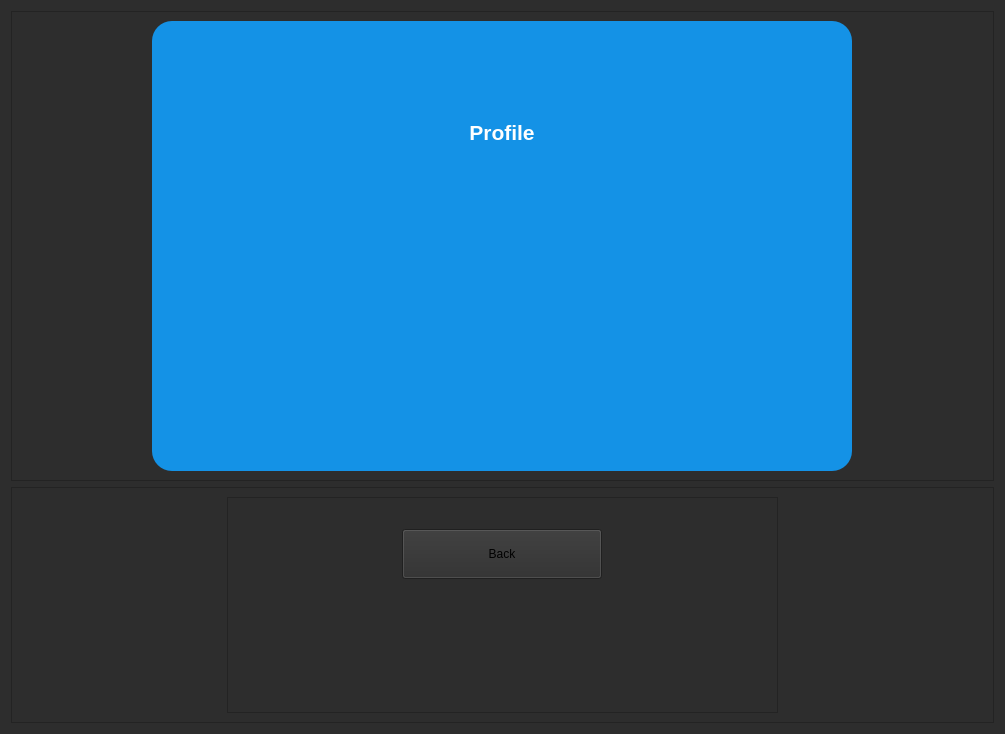
<?xml version="1.0" encoding="UTF-8"?>
<ui version="4.0">
 <class>Profile_page</class>
 <widget class="QWidget" name="Profile_page">
  <property name="geometry">
   <rect>
    <x>0</x>
    <y>0</y>
    <width>1005</width>
    <height>734</height>
   </rect>
  </property>
  <property name="windowTitle">
   <string>Form</string>
  </property>
  <property name="styleSheet">
   <string notr="true">	background:#2D2D2D;</string>
  </property>
  <layout class="QVBoxLayout" name="verticalLayout">
   <item>
    <widget class="QFrame" name="frame">
     <property name="minimumSize">
      <size>
       <width>0</width>
       <height>400</height>
      </size>
     </property>
     <property name="baseSize">
      <size>
       <width>5</width>
       <height>1</height>
      </size>
     </property>
     <property name="frameShape">
      <enum>QFrame::StyledPanel</enum>
     </property>
     <property name="frameShadow">
      <enum>QFrame::Raised</enum>
     </property>
     <layout class="QHBoxLayout" name="horizontalLayout_3">
      <item alignment="Qt::AlignHCenter|Qt::AlignVCenter">
       <widget class="QFrame" name="data_container">
        <property name="minimumSize">
         <size>
          <width>700</width>
          <height>450</height>
         </size>
        </property>
        <property name="styleSheet">
         <string notr="true">background:rgb(20,146,230);
border-radius:20px;
</string>
        </property>
        <property name="frameShape">
         <enum>QFrame::StyledPanel</enum>
        </property>
        <property name="frameShadow">
         <enum>QFrame::Raised</enum>
        </property>
        <layout class="QHBoxLayout" name="horizontalLayout_2">
         <item>
          <layout class="QVBoxLayout" name="data_container_layout"/>
         </item>
         <item>
          <widget class="QFrame" name="frame_7">
           <property name="maximumSize">
            <size>
             <width>270</width>
             <height>16777215</height>
            </size>
           </property>
           <property name="frameShape">
            <enum>QFrame::StyledPanel</enum>
           </property>
           <property name="frameShadow">
            <enum>QFrame::Raised</enum>
           </property>
           <layout class="QVBoxLayout" name="verticalLayout_6">
            <item alignment="Qt::AlignVCenter">
             <widget class="QTextEdit" name="textEdit">
              <property name="maximumSize">
               <size>
                <width>16777215</width>
                <height>50</height>
               </size>
              </property>
              <property name="html">
               <string>&lt;!DOCTYPE HTML PUBLIC &quot;-//W3C//DTD HTML 4.0//EN&quot; &quot;http://www.w3.org/TR/REC-html40/strict.dtd&quot;&gt;
&lt;html&gt;&lt;head&gt;&lt;meta name=&quot;qrichtext&quot; content=&quot;1&quot; /&gt;&lt;meta charset=&quot;utf-8&quot; /&gt;&lt;style type=&quot;text/css&quot;&gt;
p, li { white-space: pre-wrap; }
hr { height: 1px; border-width: 0; }
li.unchecked::marker { content: &quot;\2610&quot;; }
li.checked::marker { content: &quot;\2612&quot;; }
&lt;/style&gt;&lt;/head&gt;&lt;body style=&quot; font-family:'Segoe UI'; font-size:9pt; font-weight:400; font-style:normal;&quot;&gt;
&lt;p align=&quot;center&quot; style=&quot; margin-top:0px; margin-bottom:0px; margin-left:0px; margin-right:0px; -qt-block-indent:0; text-indent:0px;&quot;&gt;&lt;span style=&quot; font-size:16pt; font-weight:700; color:#ffffff;&quot;&gt;Profile&lt;/span&gt;&lt;/p&gt;&lt;/body&gt;&lt;/html&gt;</string>
              </property>
             </widget>
            </item>
            <item alignment="Qt::AlignTop">
             <widget class="QLabel" name="label_5">
              <property name="text">
               <string/>
              </property>
              <property name="pixmap">
               <pixmap resource="profile_images.qrc">:/newPrefix/images/personal_card.png</pixmap>
              </property>
              <property name="scaledContents">
               <bool>true</bool>
              </property>
              <property name="wordWrap">
               <bool>false</bool>
              </property>
             </widget>
            </item>
           </layout>
          </widget>
         </item>
        </layout>
       </widget>
      </item>
     </layout>
    </widget>
   </item>
   <item>
    <widget class="QFrame" name="frame_2">
     <property name="maximumSize">
      <size>
       <width>16777215</width>
       <height>250</height>
      </size>
     </property>
     <property name="baseSize">
      <size>
       <width>1</width>
       <height>0</height>
      </size>
     </property>
     <property name="frameShape">
      <enum>QFrame::StyledPanel</enum>
     </property>
     <property name="frameShadow">
      <enum>QFrame::Raised</enum>
     </property>
     <layout class="QHBoxLayout" name="horizontalLayout">
      <item alignment="Qt::AlignBottom">
       <widget class="QLabel" name="label">
        <property name="maximumSize">
         <size>
          <width>200</width>
          <height>200</height>
         </size>
        </property>
        <property name="text">
         <string/>
        </property>
        <property name="pixmap">
         <pixmap resource="profile_images.qrc">:/newPrefix/images/bottom.png</pixmap>
        </property>
        <property name="scaledContents">
         <bool>true</bool>
        </property>
       </widget>
      </item>
      <item>
       <widget class="QFrame" name="frame_3">
        <property name="styleSheet">
         <string notr="true"/>
        </property>
        <property name="frameShape">
         <enum>QFrame::StyledPanel</enum>
        </property>
        <property name="frameShadow">
         <enum>QFrame::Raised</enum>
        </property>
        <layout class="QVBoxLayout" name="verticalLayout_2">
         <item alignment="Qt::AlignHCenter|Qt::AlignVCenter">
          <widget class="QPushButton" name="back_button">
           <property name="minimumSize">
            <size>
             <width>200</width>
             <height>50</height>
            </size>
           </property>
           <property name="maximumSize">
            <size>
             <width>200</width>
             <height>50</height>
            </size>
           </property>
           <property name="styleSheet">
            <string notr="true">#back_button
        {
        	border:none;
        	background:rgb(20,146,230);
        	color:white;
        	border-radius:16px
        }
        
        #back_button:hover
        {
        background:rgb(20,146,230);
        background:#2D2D2D;\n
        color:#F33253;\n
        	border-radius:16px;\n
        }</string>
           </property>
           <property name="text">
            <string>Back</string>
           </property>
          </widget>
         </item>
         <item alignment="Qt::AlignBottom">
          <widget class="QLabel" name="label_3">
           <property name="text">
            <string/>
           </property>
           <property name="pixmap">
            <pixmap resource="profile_images.qrc">:/newPrefix/images/Corporate_Management.png</pixmap>
           </property>
           <property name="scaledContents">
            <bool>true</bool>
           </property>
          </widget>
         </item>
        </layout>
       </widget>
      </item>
      <item alignment="Qt::AlignBottom">
       <widget class="QLabel" name="label_2">
        <property name="maximumSize">
         <size>
          <width>200</width>
          <height>200</height>
         </size>
        </property>
        <property name="text">
         <string/>
        </property>
        <property name="pixmap">
         <pixmap resource="profile_images.qrc">:/newPrefix/images/bottom right.png</pixmap>
        </property>
        <property name="scaledContents">
         <bool>true</bool>
        </property>
       </widget>
      </item>
     </layout>
    </widget>
   </item>
  </layout>
 </widget>
 <resources>
  <include location="profile_images.qrc"/>
 </resources>
 <connections/>
</ui>
